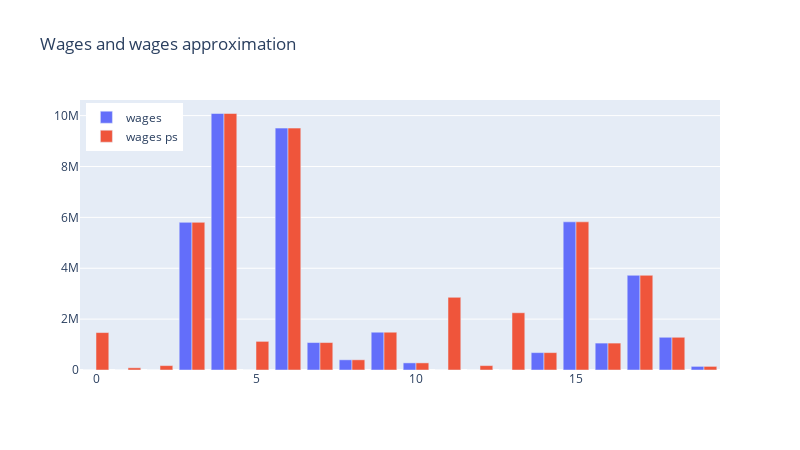

Source (notebook cell):
### Code cell
fig = go.Figure()
fig.add_trace(
    go.Bar(
        y = wages,
        name = 'wages'
    )
)
fig.add_trace(
    go.Bar(
        y = wages_ps,
        name = 'wages ps'
    )
)
fig.update_layout(
    title='Wages and wages approximation',
    width=800,
    height=450,
    legend=dict(
                y=0.99,
                x=0.01
                )
)

### Figure 1 — Plotly figure (JSON) as saved in the notebook; plotly's stock layout.template omitted (floating-point values rounded to 4 significant figures)
{"data": [{"name": "wages", "type": "bar", "y": [0, 0, 0, 5804030, 10083092, 0, 9508668, 1079078, 400983, 1485148, 279793, 0, 0, 0, 683429, 5824644, 1057960, 3722327, 1286572, 142041]}, {"name": "wages ps", "type": "bar", "y": [1472000.0, 86560.0, 173100.0, 5804030, 10083092, 1125000.0, 9508668, 1079078, 400983, 1485148, 279793, 2857000.0, 173100.0, 2251000.0, 683429, 5824644, 1057960, 3722327, 1286572, 142041]}], "layout": {"height": 450, "legend": {"x": 0.01, "y": 0.99}, "title": {"text": "Wages and wages approximation"}, "width": 800}}
